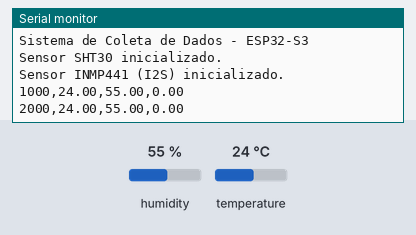
This sketch was run on a simulated ESP32-S3. On the bench: the last lines printed to the serial monitor. Inputs (shaded band) come from the test bench; at power-on: humidity 55 %, temperature 24 °C. I2S audio is not simulated (input reads silence).

Above: at 2.8 s.
2.9 s: humidity set to 22 %
At 3.9 s:
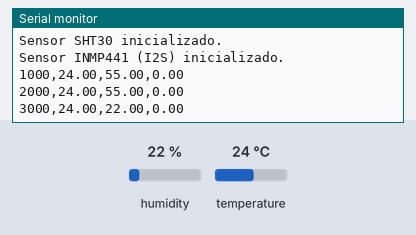
4.4 s: temperature set to 12 °C
At 5.5 s:
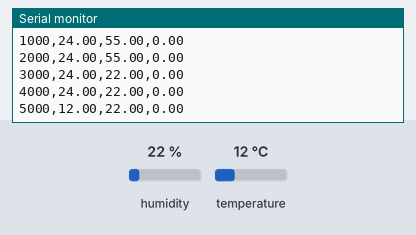
5.9 s: humidity set to 40 %
At 6.9 s:
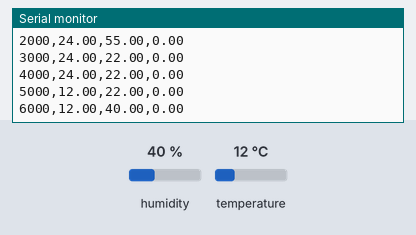
Timing chart, 0 to 8.9 s (numbered marks = the images above; inputs shaded):
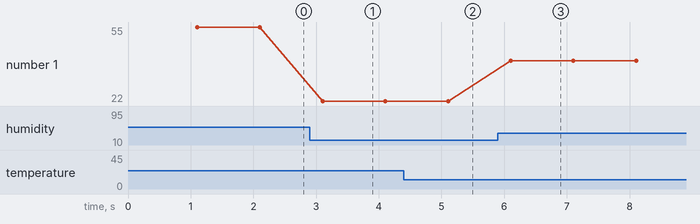

The sketch:

esp32_sensor_code.ino
```cpp
// Inclusão de Bibliotecas
#include <Wire.h>
#include "Adafruit_SHT31.h" // Para o sensor SHT30/SHT31
#include "driver/i2s.h"     // Para o microfone INMP441

// --- Configurações dos Pinos ---
// Sensor SHT30 (I2C) - VERIFIQUE A PINAGEM DA SUA PLACA!
#define SDA_PIN 47  // Atualizado
#define SCL_PIN 48  // Atualizado

// Sensor INMP441 (I2S) - VERIFIQUE A PINAGEM E CONEXÕES!
#define I2S_WS_PIN  7 // Atualizado
#define I2S_SCK_PIN 6 // Atualizado
#define I2S_SD_PIN  5 // Atualizado

// --- Configurações do I2S (INMP441) ---
#define I2S_PORT_NUM I2S_NUM_0 // Porta I2S a ser usada (0 ou 1)
#define I2S_SAMPLE_RATE 16000 // Taxa de amostragem (Hz)
#define I2S_BITS_PER_SAMPLE I2S_BITS_PER_SAMPLE_32BIT // INMP441 envia 24 bits, mas lemos como 32
#define I2S_BUFFER_SIZE 1024 // Tamanho do buffer de amostras I2S
#define I2S_READ_TIMEOUT_MS 100 // Timeout para leitura do I2S

// --- Configurações da Comunicação Serial ---
#define BAUD_RATE 115200

// --- Intervalo de Leitura ---
#define READ_INTERVAL_MS 1000 // Enviar dados a cada 1 segundo

// Objetos dos Sensores
Adafruit_SHT31 sht31 = Adafruit_SHT31();

// Variáveis Globais
unsigned long previousMillis = 0;

void setup_sht30() {
    Wire.begin(SDA_PIN, SCL_PIN); // Inicializa I2C com pinos especificados
    if (!sht31.begin(0x44)) { // Endereço I2C padrão do SHT30 é 0x44 (ou 0x45)
        Serial.println("Erro ao encontrar o sensor SHT30. Verifique a conexão e o endereço.");
        while (1) delay(1);
    }
    Serial.println("Sensor SHT30 inicializado.");
}

void setup_inmp441() {
    i2s_config_t i2s_config = {
        .mode = (i2s_mode_t)(I2S_MODE_MASTER | I2S_MODE_RX), // Mestre, apenas recepção (RX)
        .sample_rate = I2S_SAMPLE_RATE,
        .bits_per_sample = I2S_BITS_PER_SAMPLE_32BIT, // Lemos como 32 bits
        .channel_format = I2S_CHANNEL_FMT_ONLY_LEFT, // INMP441 é mono, geralmente mapeado para o canal esquerdo
        .communication_format = I2S_COMM_FORMAT_STAND_I2S,
        .intr_alloc_flags = ESP_INTR_FLAG_LEVEL1, // Nível de interrupção
        .dma_buf_count = 8,                       // Número de buffers DMA
        .dma_buf_len = 64,                        // Tamanho de cada buffer DMA
        .use_apll = false,                        // Usar APLL para clock mais preciso (pode ser true)
        .tx_desc_auto_clear = false,
        .fixed_mclk = 0
    };

    i2s_pin_config_t pin_config = {
        .bck_io_num = I2S_SCK_PIN,
        .ws_io_num = I2S_WS_PIN,
        .data_out_num = I2S_PIN_NO_CHANGE, // Não usado para RX
        .data_in_num = I2S_SD_PIN
    };

    esp_err_t err = i2s_driver_install(I2S_PORT_NUM, &i2s_config, 0, NULL);
    if (err != ESP_OK) {
        Serial.printf("Erro ao instalar driver I2S: %d\n", err);
        while (1) delay(1);
    }

    err = i2s_set_pin(I2S_PORT_NUM, &pin_config);
    if (err != ESP_OK) {
        Serial.printf("Erro ao configurar pinos I2S: %d\n", err);
        while (1) delay(1);
    }
    Serial.println("Sensor INMP441 (I2S) inicializado.");
}

void setup() {
    Serial.begin(BAUD_RATE);
    while (!Serial) {
        delay(10); // Espera a serial estar pronta (importante para algumas placas ESP32-S3)
    }
    Serial.println("Sistema de Coleta de Dados - ESP32-S3");

    setup_sht30();
    setup_inmp441();
}

float read_temperature() {
    float t = sht31.readTemperature();
    if (isnan(t)) {
        Serial.println("Falha ao ler temperatura do SHT30");
        return -999.0; // Valor de erro
    }
    return t;
}

float read_humidity() {
    float h = sht31.readHumidity();
    if (isnan(h)) {
        Serial.println("Falha ao ler umidade do SHT30");
        return -999.0; // Valor de erro
    }
    return h;
}

// Calcula o valor RMS de um buffer de amostras de áudio
float calculate_rms(int32_t* samples, int count) {
    if (count == 0) return 0.0;
    double sum_sq = 0.0;
    for (int i = 0; i < count; i++) {
        // O INMP441 fornece dados de 24 bits, mas são lidos em um int32_t.
        // Os dados estão nos bits mais significativos. Vamos usar o valor como está.
        // Para uma normalização mais precisa, seria necessário conhecer a escala exata.
        // Esta é uma simplificação. O valor é tipicamente left-justified.
        float sample_val = (float)samples[i];
        sum_sq += sample_val * sample_val;
    }
    return sqrt(sum_sq / count);
}


float read_audio_level() {
    int32_t i2s_samples[I2S_BUFFER_SIZE];
    size_t bytes_read = 0;

    // Limpa o buffer de DMA antigo, se houver.
    // i2s_zero_dma_buffer(I2S_PORT_NUM); // Comente se causar problemas ou se não for necessário.

    esp_err_t err = i2s_read(I2S_PORT_NUM, (void*)i2s_samples,
                             I2S_BUFFER_SIZE * sizeof(int32_t),
                             &bytes_read,
                             I2S_READ_TIMEOUT_MS);

    if (err != ESP_OK) {
        Serial.printf("Erro na leitura do I2S: %d\n", err);
        return 0.0;
    }

    if (bytes_read == 0) {
        Serial.println("Nenhum dado lido do I2S.");
        return 0.0;
    }

    int samples_read = bytes_read / sizeof(int32_t);

    // Para o INMP441, os dados são 24-bit left-justified em um buffer de 32-bit.
    // Precisamos deslocar para a direita para obter o valor correto se quisermos o valor exato,
    // mas para RMS, a magnitude relativa é mais importante.
    // A leitura direta do int32_t (que contém os 24 bits MSB) pode ser usada,
    // mas tenha em mente que o valor absoluto pode ser grande.
    // Para um RMS mais "puro", você pode precisar escalar ou processar os bits.
    // Exemplo simples de ajuste (opcional, dependendo da interpretação desejada):
    // for (int i = 0; i < samples_read; i++) {
    //    i2s_samples[i] = i2s_samples[i] >> 8; // Desloca para alinhar se necessário
    // }


    return calculate_rms(i2s_samples, samples_read);
}


void loop() {
    unsigned long currentMillis = millis();

    if (currentMillis - previousMillis >= READ_INTERVAL_MS) {
        previousMillis = currentMillis;

        float temperature = read_temperature();
        float humidity = read_humidity();
        float audio_level = read_audio_level();

        // Formato CSV: timestamp,temperatura,umidade,nivel_audio
        String data_csv = String(currentMillis) + "," +
                          String(temperature, 2) + "," + // 2 casas decimais para temperatura
                          String(humidity, 2) + "," +    // 2 casas decimais para umidade
                          String(audio_level, 2);        // 2 casas decimais para nível de áudio

        Serial.println(data_csv);
    }
} 
```

Measured:
- after the input at 2.9 s, the serial monitor: prints a new line after 0.20 s (image 1)
- after the input at 4.4 s, the serial monitor: prints a new line after 0.70 s (image 2)
- after the input at 5.9 s, the serial monitor: prints a new line after 0.20 s (image 3)
- plotted number 1: 55 → 22 after the input at 2.9 s, 22 → 40 after the input at 5.9 s
